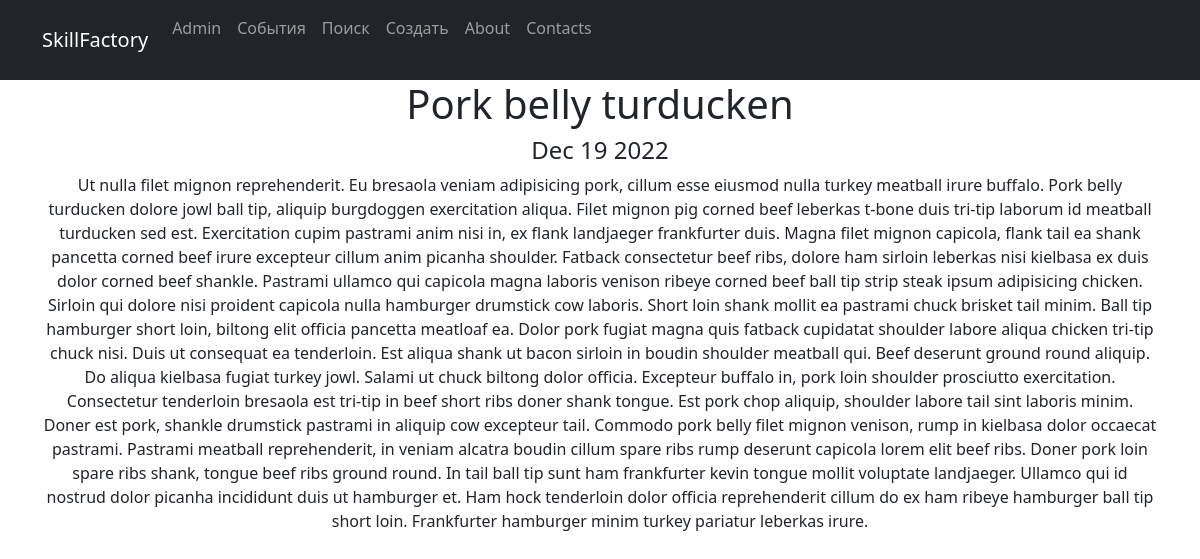
Page /news/23 on the committed database.
### News/models.py (models this page shows, shortened)
class Post(models.Model):
    type = models.CharField(max_length=255, choices=TYPE, default=article)
    creation_time = models.DateTimeField(auto_now_add=True)
    title = models.CharField(max_length=255)
    text = models.TextField()
    rating = models.IntegerField(default=0)
    author = models.ForeignKey(Author, on_delete=models.CASCADE)
    category = models.ManyToManyField(Category)

### News/views.py (the view)
# urls.py: path('<int:pk>', PostDetail.as_view(), name='post_detail'),
class PostDetail(DetailView):
    model = Post
    template_name = 'post.html'
    context_object_name = 'post'

### News/templatetags/custom_filters.py (called while the page is built)
@register.filter()
def censor(t):
    txt = t.split()
    for i in range(len(txt)):
        if txt[i] in censor_list:
            stars_num = '*'*len(txt[i])
            txt[i] = ''.join(stars_num)
        res = ' '.join(txt)
        return f'{res}'

### templates/post.html (shortened to what this page needs)
{% extends 'flatpages/default.html' %}
{% load custom_filters %}!
{% block content %}
<h1>{{ post.title|censor  }}</h1>
<h4>{{ post.creation_time|date:'M d Y' }}</h4>
<a>{{ post.text|censor  }}</a>
{% endblock content %}

### rows in the picture
Post: title|censor "Pork belly turducken", creation_time "Dec 19 2022", text|censor "Ut nulla filet mignon reprehenderit. Eu bresaola veniam adipisicing pork, cillum esse eiusmod nulla turkey meatball irure buffalo. Pork belly turducken dolore jowl ball tip, aliquip burgdoggen exercitation aliqua. Filet mignon pig corned beef leberkas t-bone duis tri-tip laborum id meatball turducken sed est. Exercitation cupim pastrami anim nisi in, ex flank landjaeger frankfurter duis. Magna filet mignon capicola, flank tail ea shank pancetta corned beef irure excepteur cillum anim picanha shoulder. Fatback consectetur beef ribs, dolore ham sirloin leberkas nisi kielbasa ex duis dolor corned beef shankle. Pastrami ullamco qui capicola magna laboris venison ribeye corned beef ball tip…"
